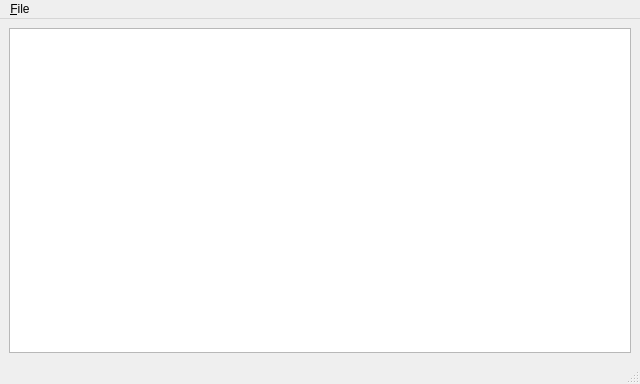
<?xml version="1.0" encoding="UTF-8"?>
<ui version="4.0">
 <class>MainWindow</class>
 <widget class="QMainWindow" name="MainWindow">
  <property name="geometry">
   <rect>
    <x>0</x>
    <y>0</y>
    <width>640</width>
    <height>384</height>
   </rect>
  </property>
  <property name="windowTitle">
   <string>Belletristiq</string>
  </property>
  <widget class="QWidget" name="centralwidget">
   <layout class="QVBoxLayout" name="verticalLayout">
    <item>
     <widget class="QPlainTextEdit" name="plainTextEdit"/>
    </item>
   </layout>
  </widget>
  <widget class="QMenuBar" name="menubar">
   <property name="geometry">
    <rect>
     <x>0</x>
     <y>0</y>
     <width>640</width>
     <height>22</height>
    </rect>
   </property>
   <widget class="QMenu" name="menu_File">
    <property name="title">
     <string>&amp;File</string>
    </property>
    <addaction name="actionSaveMarkovChain"/>
    <addaction name="actionLoadMarkovChain"/>
    <addaction name="separator"/>
    <addaction name="actionExit"/>
   </widget>
   <addaction name="menu_File"/>
  </widget>
  <widget class="QStatusBar" name="statusbar"/>
  <action name="actionSaveMarkovChain">
   <property name="text">
    <string>Save Markov chain ...</string>
   </property>
  </action>
  <action name="actionLoadMarkovChain">
   <property name="text">
    <string>&amp;Load Markov chain ...</string>
   </property>
  </action>
  <action name="actionExit">
   <property name="text">
    <string>Exit</string>
   </property>
  </action>
 </widget>
 <resources/>
 <connections/>
</ui>
